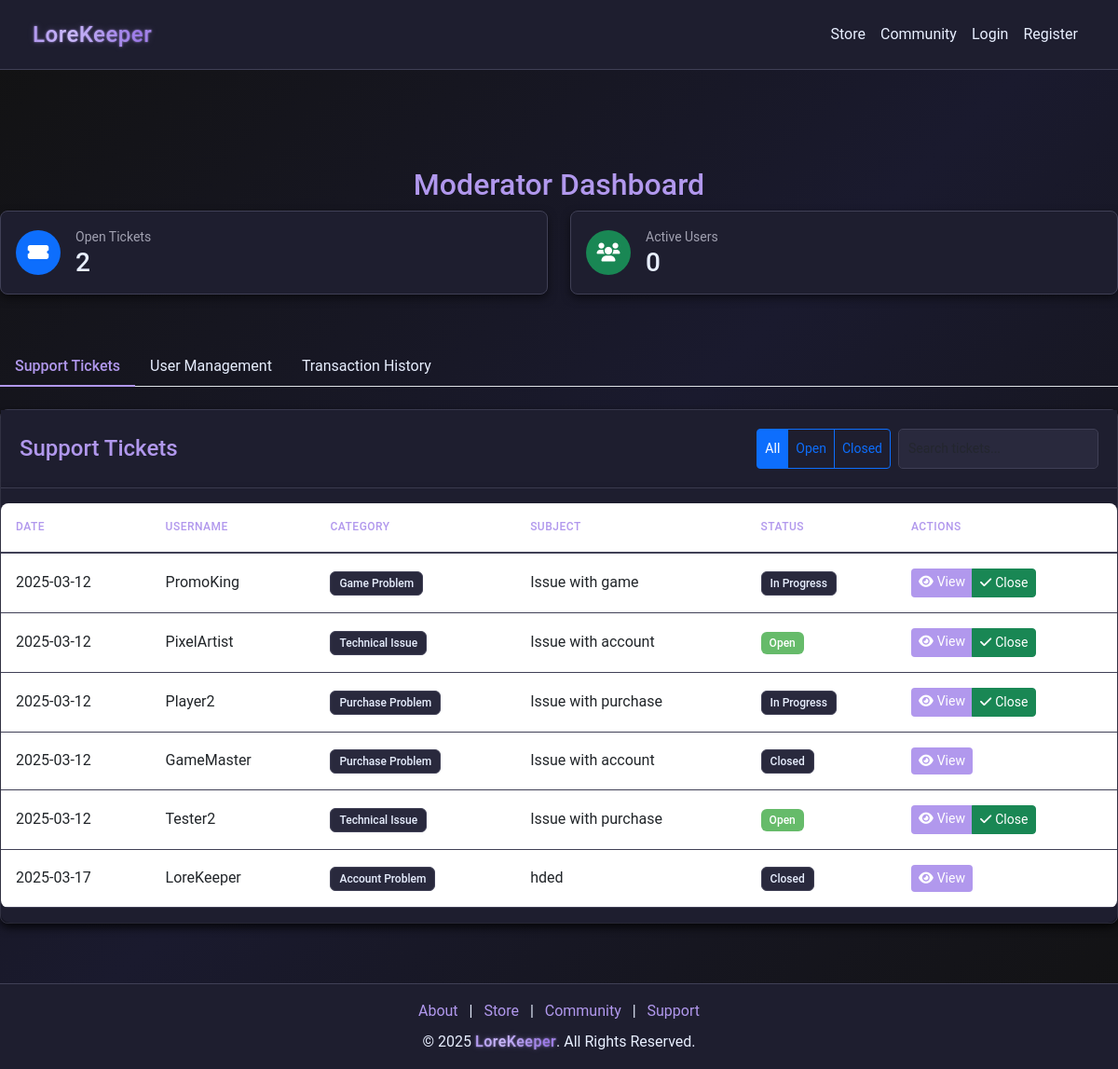
The app's page /moderator/dashboard, older data.
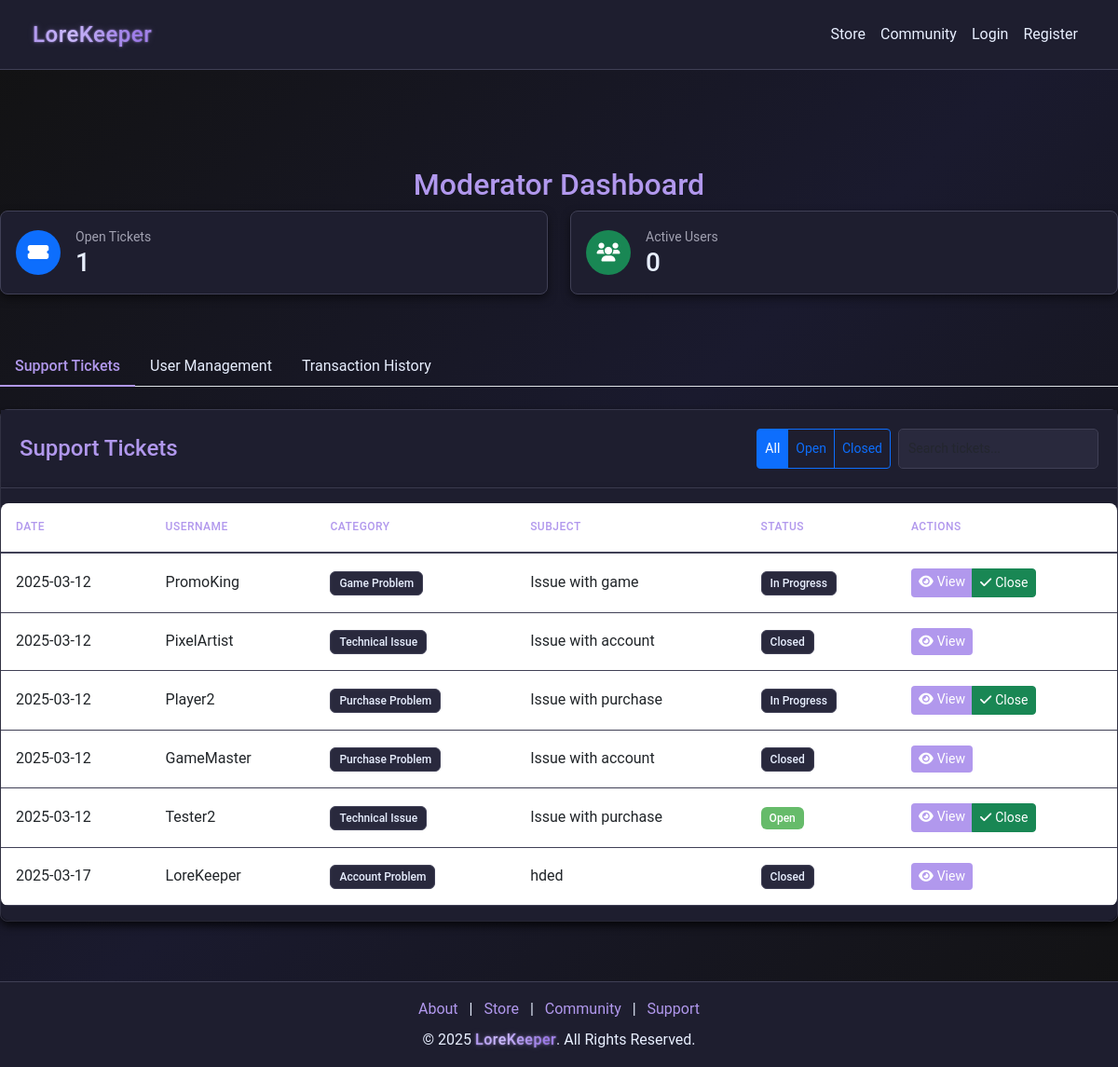
The same page, newer data.
### models.py (models this page shows)
class SupportTicket(db.Model):
    __tablename__ = "support_tickets"
    id = db.Column(db.Integer, primary_key=True)
    user_id = db.Column(db.Integer, db.ForeignKey("users.id"), nullable=False)
    category = db.Column(db.String(100), nullable=False)
    subject = db.Column(db.String(100), nullable=False)
    message = db.Column(db.Text, nullable=False)
    status = db.Column(db.String(20), default="Open", index=True)
    created_at = db.Column(db.DateTime, default=datetime.utcnow)
    responses = db.relationship(
        "SupportTicketResponse",
        back_populates="ticket",
        lazy="dynamic",
        cascade="all, delete-orphan",
    )
    user = db.relationship("User", back_populates="tickets")

### app.py (the view)
@app.route("/moderator/dashboard", methods=["GET", "POST"])
def moderator_dashboard():
    tickets = SupportTicket.query.all()
    return render_template(
        "moderator_dashboard.html",
        tickets=tickets,
        get_username_from_id=get_username_from_id,
    )

### app.py (called while the page is built, shortened)
@app.after_request
def add_header(response):
    response.headers["Cache-Control"] = "no-store"
    return response

@app.route("/get_username_from_id/<int:user_id>")
def get_username_from_id(user_id):
    user = User.query.filter_by(id=user_id).first()
    return user.username

@app.route("/getCookie", methods=["POST", "GET"])
def getCookie():
    try:
        user_id = request.cookies.get("user_id")
    except Exception as e:
        print(f"Error getting cookie: {e}")
        session.clear()
    return redirect(url_for("home"))

@app.before_request
def before_request():
    try:
        if session.get("user_id"):
            session.permanent = True
        else:
            getCookie()
    except Exception:
        session.clear()

### templates/moderator_dashboard.html (shortened to what the changed rows need)
{% extends "nav_footer_template.html" %}
{% block content %}
<div class="container mt-5 admin-dashboard">
    <h2 class="text-center" style="color: var(--accent-color);">Moderator Dashboard</h2>
    <div class="row mb-4">
        <div class="col-md-6">
            <div class="admin-card p-3">
                <div class="d-flex align-items-center">
                    <div class="ms-3">
                        <div class="small text-muted">Open Tickets</div>
                        <div class="h3 mb-0">{{ tickets|selectattr('status', 'eq', 'Open')|list|length }}</div>
                    </div>
                </div>
            </div>
        </div>
    </div>
    <div class="tab-content" id="moderatorTabContent">
        <div class="tab-pane fade show active" id="tickets" role="tabpanel">
            <div class="admin-card">
                <div class="card-body p-0">
                    <div class="table-responsive">
                        <table class="table admin-table">
                            <thead>
                                <tr>
                                    <th>Date</th>
                                    <th>Username</th>
                                    <th>Category</th>
                                    <th>Subject</th>
                                    <th>Status</th>
                                    <th>Actions</th>
                                </tr>
                            </thead>
                            <tbody>
                                {% for ticket in tickets %}
                                <tr>
                                    <td>{{ ticket.created_at.strftime('%Y-%m-%d') }}</td>
                                    <td>{{ get_username_from_id(ticket.user_id) }}</td>
                                    <td>
                                        <span class="badge bg-secondary">{{ ticket.category }}</span>
                                    </td>
                                    <td>{{ ticket.subject }}</td>
                                    <td>
                                        <span class="badge {% if ticket.status == 'Open' %}bg-success{% else %}bg-secondary{% endif %}">
                                            {{ ticket.status }}
                                        </span>
                                    </td>
                                    <td>
                                        <div class="btn-group">
                                            <a href="{{ url_for('view_ticket', ticket_id=ticket.id) }}" class="btn btn-sm btn-primary">
                                                <i class="fas fa-eye me-1"></i>View
                                            </a>
                                            {% if ticket.status != 'Closed' %}
                                            <button type="button" class="btn btn-sm btn-success" onclick="closeTicket('{{ ticket.id }}')">
                                                <i class="fas fa-check me-1"></i>Close
                                            </button>
                                            {% endif %}
                                        </div>
                                    </td>
                                </tr>
                                {% endfor %}
                            </tbody>
                        </table>
                    </div>
                </div>
            </div>
        </div>
    </div>
</div>
{% endblock %}

Row changes from the older to the newer data that the page shows:
changed SupportTicket (number 2 of 6 on the later page): status "Open" → "Closed"; no longer shows "Close"
Text that changed along with them:
{{ tickets|selectattr('status', 'eq', 'Open')|list|length }}: "2" → "1"
